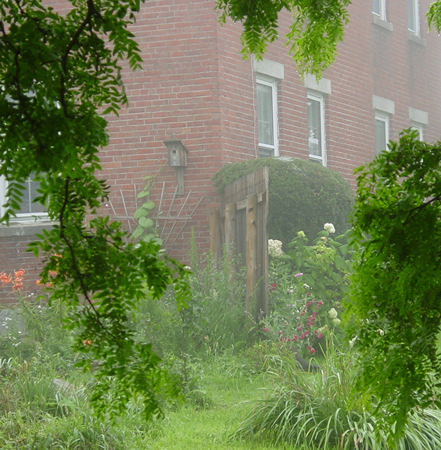
//> input picture tree2.png, 441 x 450 px
$ ./main   (built with g++ and OpenCV 4)
//> lines starting //> are read from the running program, lines starting //| are printed output that depends on the picture
### guidedfilter.h
#ifndef GUIDED_FILTER_H
#define GUIDED_FILTER_H

#include <opencv2/opencv.hpp>

class GuidedFilterImpl;

class GuidedFilter
{
public:
    GuidedFilter(const cv::Mat &I, int r, double eps);
    ~GuidedFilter();

    cv::Mat filter(const cv::Mat &p, int depth = -1) const;

private:
    GuidedFilterImpl *impl_;
};

cv::Mat guidedFilter(const cv::Mat &I, const cv::Mat &p, int r, double eps, int depth = -1);

#endif

### CAP.h
//
// Created by liuyang on 17-8-27.
//

#ifndef CAP_CAP_H
#define CAP_CAP_H

#include "opencv2/opencv.hpp"

void dehazing_CAP(const cv::Mat &Img, cv::Mat &J);

#endif //CAP_CAP_H

### guidedfilter.cpp
#include "guidedfilter.h"

static cv::Mat boxfilter(const cv::Mat &I, int r)
{
    cv::Mat result;
    cv::blur(I, result, cv::Size(r, r));
    return result;
}

static cv::Mat convertTo(const cv::Mat &mat, int depth)
{
    if (mat.depth() == depth)
        return mat;

    cv::Mat result;
    mat.convertTo(result, depth);
    return result;
}

class GuidedFilterImpl
{
public:
    virtual ~GuidedFilterImpl() {}

    cv::Mat filter(const cv::Mat &p, int depth);

protected:
    int Idepth;

private:
    virtual cv::Mat filterSingleChannel(const cv::Mat &p) const = 0;
};

class GuidedFilterMono : public GuidedFilterImpl
{
public:
    GuidedFilterMono(const cv::Mat &I, int r, double eps);

private:
    virtual cv::Mat filterSingleChannel(const cv::Mat &p) const;

private:
    int r;
    double eps;
    cv::Mat I, mean_I, var_I;
};

class GuidedFilterColor : public GuidedFilterImpl
{
public:
    GuidedFilterColor(const cv::Mat &I, int r, double eps);

private:
    virtual cv::Mat filterSingleChannel(const cv::Mat &p) const;

private:
    std::vector<cv::Mat> Ichannels;
    int r;
    double eps;
    cv::Mat mean_I_r, mean_I_g, mean_I_b;
    cv::Mat invrr, invrg, invrb, invgg, invgb, invbb;
};


cv::Mat GuidedFilterImpl::filter(const cv::Mat &p, int depth)
{
    cv::Mat p2 = convertTo(p, Idepth);

    cv::Mat result;
    if (p.channels() == 1)
    {
        result = filterSingleChannel(p2);
    }
    else
    {
        std::vector<cv::Mat> pc;
        cv::split(p2, pc);

        for (std::size_t i = 0; i < pc.size(); ++i)
            pc[i] = filterSingleChannel(pc[i]);

        cv::merge(pc, result);
    }

    return convertTo(result, depth == -1 ? p.depth() : depth);
}

// [28 lines left out: functions GuidedFilterMono, filterSingleChannel, not called in this run]

GuidedFilterColor::GuidedFilterColor(const cv::Mat &origI, int r, double eps) : r(r), eps(eps)
{
    cv::Mat I;
    if (origI.depth() == CV_32F || origI.depth() == CV_64F)
        I = origI.clone();
    else
        I = convertTo(origI, CV_32F);

    Idepth = I.depth();

    cv::split(I, Ichannels);

    mean_I_r = boxfilter(Ichannels[0], r);
    mean_I_g = boxfilter(Ichannels[1], r);
    mean_I_b = boxfilter(Ichannels[2], r);

    // variance of I in each local patch: the matrix Sigma in Eqn (14).
    // Note the variance in each local patch is a 3x3 symmetric matrix:
    //           rr, rg, rb
    //   Sigma = rg, gg, gb
    //           rb, gb, bb
    cv::Mat var_I_rr = boxfilter(Ichannels[0].mul(Ichannels[0]), r) - mean_I_r.mul(mean_I_r) + eps;
    cv::Mat var_I_rg = boxfilter(Ichannels[0].mul(Ichannels[1]), r) - mean_I_r.mul(mean_I_g);
    cv::Mat var_I_rb = boxfilter(Ichannels[0].mul(Ichannels[2]), r) - mean_I_r.mul(mean_I_b);
    cv::Mat var_I_gg = boxfilter(Ichannels[1].mul(Ichannels[1]), r) - mean_I_g.mul(mean_I_g) + eps;
    cv::Mat var_I_gb = boxfilter(Ichannels[1].mul(Ichannels[2]), r) - mean_I_g.mul(mean_I_b);
    cv::Mat var_I_bb = boxfilter(Ichannels[2].mul(Ichannels[2]), r) - mean_I_b.mul(mean_I_b) + eps;

    // Inverse of Sigma + eps * I
    invrr = var_I_gg.mul(var_I_bb) - var_I_gb.mul(var_I_gb);
    invrg = var_I_gb.mul(var_I_rb) - var_I_rg.mul(var_I_bb);
    invrb = var_I_rg.mul(var_I_gb) - var_I_gg.mul(var_I_rb);
    invgg = var_I_rr.mul(var_I_bb) - var_I_rb.mul(var_I_rb);
    invgb = var_I_rb.mul(var_I_rg) - var_I_rr.mul(var_I_gb);
    invbb = var_I_rr.mul(var_I_gg) - var_I_rg.mul(var_I_rg);

    cv::Mat covDet = invrr.mul(var_I_rr) + invrg.mul(var_I_rg) + invrb.mul(var_I_rb);

    invrr /= covDet;
    invrg /= covDet;
    invrb /= covDet;
    invgg /= covDet;
    invgb /= covDet;
    invbb /= covDet;
}

cv::Mat GuidedFilterColor::filterSingleChannel(const cv::Mat &p) const
{
    cv::Mat mean_p = boxfilter(p, r);

    cv::Mat mean_Ip_r = boxfilter(Ichannels[0].mul(p), r);
    cv::Mat mean_Ip_g = boxfilter(Ichannels[1].mul(p), r);
    cv::Mat mean_Ip_b = boxfilter(Ichannels[2].mul(p), r);

    // covariance of (I, p) in each local patch.
    cv::Mat cov_Ip_r = mean_Ip_r - mean_I_r.mul(mean_p);
    cv::Mat cov_Ip_g = mean_Ip_g - mean_I_g.mul(mean_p);
    cv::Mat cov_Ip_b = mean_Ip_b - mean_I_b.mul(mean_p);

    cv::Mat a_r = invrr.mul(cov_Ip_r) + invrg.mul(cov_Ip_g) + invrb.mul(cov_Ip_b);
    cv::Mat a_g = invrg.mul(cov_Ip_r) + invgg.mul(cov_Ip_g) + invgb.mul(cov_Ip_b);
    cv::Mat a_b = invrb.mul(cov_Ip_r) + invgb.mul(cov_Ip_g) + invbb.mul(cov_Ip_b);

    cv::Mat b = mean_p - a_r.mul(mean_I_r) - a_g.mul(mean_I_g) - a_b.mul(mean_I_b); // Eqn. (15) in the paper;

    return (boxfilter(a_r, r).mul(Ichannels[0])
          + boxfilter(a_g, r).mul(Ichannels[1])
          + boxfilter(a_b, r).mul(Ichannels[2])
          + boxfilter(b, r));  // Eqn. (16) in the paper;
}


GuidedFilter::GuidedFilter(const cv::Mat &I, int r, double eps)
{
    CV_Assert(I.channels() == 1 || I.channels() == 3);

    if (I.channels() == 1)
        impl_ = new GuidedFilterMono(I, 2 * r + 1, eps);
    else
        impl_ = new GuidedFilterColor(I, 2 * r + 1, eps);
}

GuidedFilter::~GuidedFilter()
{
    delete impl_;
}

cv::Mat GuidedFilter::filter(const cv::Mat &p, int depth) const
{
    return impl_->filter(p, depth);
}

cv::Mat guidedFilter(const cv::Mat &I, const cv::Mat &p, int r, double eps, int depth)
{
    return GuidedFilter(I, r, eps).filter(p, depth);
}

### CAP.cpp
#include <iostream>
#include <opencv2/opencv.hpp>
#include <vector>
#include <cmath>
#include <guidedfilter.h>
#include <ctime>
#include "CAP.h"

void calVSMap(const cv::Mat &I, int r, cv::Mat &dR, cv::Mat &dP){
    cv::Mat hsvI, fI;
    I.convertTo(fI, CV_32FC3);
    cv::cvtColor(fI/255.0, hsvI, cv::COLOR_BGR2HSV);

    std::vector<cv::Mat> hsv_vec;
    cv::split(hsvI, hsv_vec);
    cv::Mat output;
    cv::addWeighted(hsv_vec[1], -0.780245, hsv_vec[2], 0.959710, 0.121779, output);     //TODO
//    cv::addWeighted(hsv_vec[1], -1.2966, hsv_vec[2], 1.0267, 0.1893, output);
    dP = output;
    cv::Mat se = cv::getStructuringElement(cv::MORPH_RECT, cv::Size(r, r));
    cv::Mat outputRegion;
    cv::erode(output, outputRegion, se, cv::Point(-1,-1), 1, cv::BORDER_REFLECT);
    dR = outputRegion;
}

std::vector<double> estA(const cv::Mat &img, cv::Mat &Jdark){
    cv::Mat img_norm = img/255.0;
    double n_bright = ceil(img_norm.rows * img_norm.cols * 0.001);
    cv::Mat Jdark_val = Jdark.reshape(1, 1);
    cv::Mat Loc;
    cv::sortIdx(Jdark_val, Loc, CV_SORT_EVERY_ROW + CV_SORT_DESCENDING);

    cv::Mat Ics = img_norm.reshape(3, 1);
    cv::Mat Acand(1, n_bright, CV_32FC3);
    cv::Mat Amag(1, n_bright, CV_32F);
    for(int i = 0; i < n_bright; i++){
        float b = Ics.at<cv::Vec3f>(0, Loc.at<int>(0, i))[0];
        float g = Ics.at<cv::Vec3f>(0, Loc.at<int>(0, i))[1];
        float r = Ics.at<cv::Vec3f>(0, Loc.at<int>(0, i))[2];

        Acand.at<cv::Vec3f>(0, i)[0] = b;
        Acand.at<cv::Vec3f>(0, i)[1] = g;
        Acand.at<cv::Vec3f>(0, i)[2] = r;
        Amag.at<float>(0, i) = b*b + g*g + r*r;
    }

    cv::Mat Loc2;
    cv::sortIdx(Amag, Loc2, CV_SORT_EVERY_ROW + CV_SORT_DESCENDING);
    cv::Mat A_arr(1, std::min(20.0, n_bright), CV_32FC3);
    for(int i = 0; i < std::min(20.0, n_bright); i++){
        A_arr.at<cv::Vec3f>(0, i)[0] = Acand.at<cv::Vec3f>(0, Loc2.at<int>(0, i))[0];
        A_arr.at<cv::Vec3f>(0, i)[1] = Acand.at<cv::Vec3f>(0, Loc2.at<int>(0, i))[1];
        A_arr.at<cv::Vec3f>(0, i)[2] = Acand.at<cv::Vec3f>(0, Loc2.at<int>(0, i))[2];
    }

    std::vector<cv::Mat> A_vec;
    cv::split(A_arr, A_vec);
    double max1, max2, max3;
    cv::minMaxLoc(A_vec[0], NULL, &max1);
    cv::minMaxLoc(A_vec[1], NULL, &max2);
    cv::minMaxLoc(A_vec[2], NULL, &max3);

    std::vector<double> A(3);
    A[0] = max1;
    A[1] = max2;
    A[2] = max3;

    return A;
}

void dehazing_CAP(const cv::Mat &Img, cv::Mat &J){
    clock_t start = clock();

    cv::Mat I = Img;
    I.convertTo(I, CV_32FC3);
    cv::Mat dR(I.rows, I.cols, CV_32FC3);
    cv::Mat dP;
    int r = 15;
    double beta = 1.0;

    calVSMap(I, r, dR, dP);

    cv::Mat p = dP.clone();     //TODO
    double eps = 0.001;
    I.convertTo(I, CV_32FC3);
    cv::Mat refineDR = guidedFilter(I/255.0, p, r, eps);

    cv::Mat tR1, tR;
    cv::exp(-beta * refineDR, tR1);
    double t0 = 0.05;
    double t1 = 1;
    cv::Mat t = tR1.clone();
    for(int h = 0; h < t.rows; h++){
        for(int w = 0; w < t.cols; w++){
            if(t.at<float>(h, w) < t0)
                t.at<float>(h, w) = t0;
            else if(t.at<float>(h, w) > t1)
                t.at<float>(h, w) = t1;
        }
    }
    std::vector<cv::Mat> tR_vec;
    tR_vec.push_back(t);
    tR_vec.push_back(t);
    tR_vec.push_back(t);
    cv::merge(tR_vec, tR);

    std::vector<double> a;
    a = estA(I, dR);
    cv::Mat A(I.rows, I.cols, CV_32FC3, cv::Scalar(a[0], a[1], a[2]));

    cv::Mat J1, J2;
    I = I/255.0;
    cv::scaleAdd(A, -1, I, J1);
    cv::divide(J1, tR, J2);
    cv::add(J2, A, J);

    clock_t end = clock();
    std::cout << "Time is " << (float)(end - start) / CLOCKS_PER_SEC << "s" << std::endl;

//    cv::imshow("haze", I);
//    cv::imshow("dR", dR);
//    cv::imshow("refineDR", refineDR);
//    cv::imshow("transmission", tR);
//    cv::imshow("dehaze", J);
//    cv::waitKey(0);
}

### main.cpp
//
// Created by liuyang on 17-8-27.
//

#include "CAP.h"
#include "opencv2/opencv.hpp"

int main(){
    cv::Mat I = cv::imread("tree2.png", -1);
//> I is the input picture: 450 rows x 441 cols, CV_8UC3; mean B, G, R 82.7, 127.6, 113.2
    cv::Mat J;

    dehazing_CAP(I, J);
//> in calVSMap, `cv::cvtColor(fI/255.0, hsvI, cv::COLOR_BGR2HSV);`: hsvI: 450 rows x 441 cols, CV_32FC3; mean H, S, V 73.2, 0.4, 0.5
//> in GuidedFilterColor, `invbb /= covDet;`:
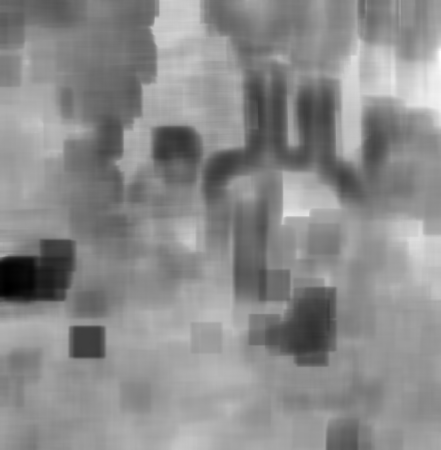
//> invbb: 450 rows x 441 cols, CV_32FC1; min 76.19, max 891.7, mean 522.3; drawn with min black and max white
//> in filterSingleChannel, `cv::Mat mean_p = boxfilter(p, r);`:
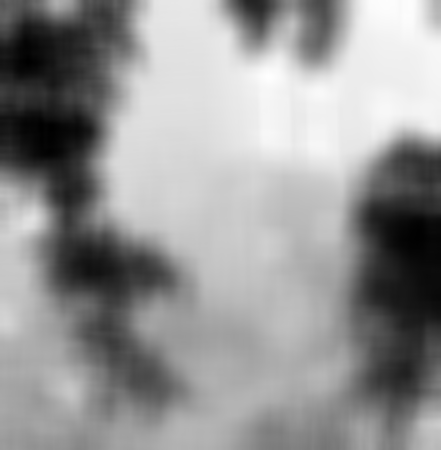
//> mean_p: 450 rows x 441 cols, CV_32FC1; min -0.428, max 0.761, mean 0.27; drawn with min black and max white
//> in filterSingleChannel, `cv::Mat mean_Ip_r = boxfilter(Ichannels[0].mul(p), r);`:
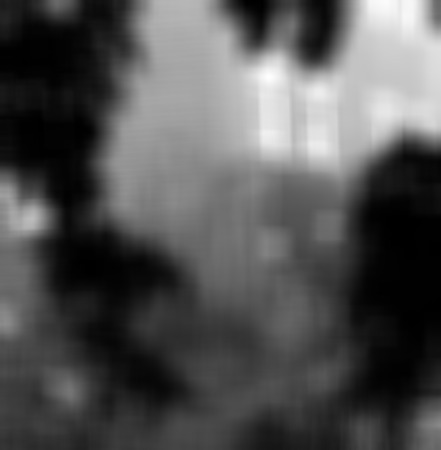
//> mean_Ip_r: 450 rows x 441 cols, CV_32FC1; min -0.00651, max 0.525, mean 0.166; drawn with min black and max white
//> in filterSingleChannel, `cv::Mat mean_Ip_b = boxfilter(Ichannels[2].mul(p), r);`:
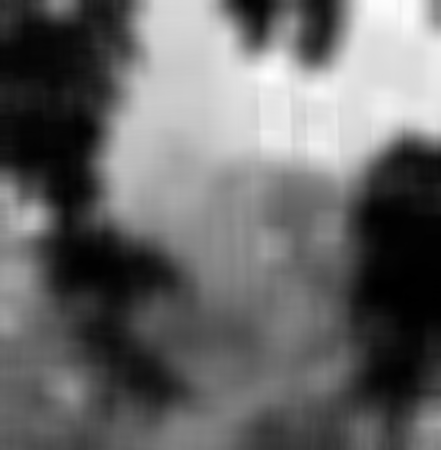
//> mean_Ip_b: 450 rows x 441 cols, CV_32FC1; min -0.0505, max 0.53, mean 0.188; drawn with min black and max white
//> in filterSingleChannel, `cv::Mat cov_Ip_b = mean_Ip_b - mean_I_b.mul(mean_p);`:
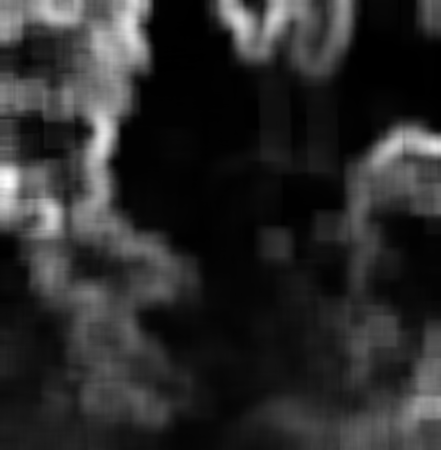
//> cov_Ip_b: 450 rows x 441 cols, CV_32FC1; min -0.000133, max 0.108, mean 0.0181; drawn with min black and max white
//> in filterSingleChannel, `cv::Mat a_r = invrr.mul(cov_Ip_r) + invrg.mul(cov_Ip_g) + invrb.mul(co..`:
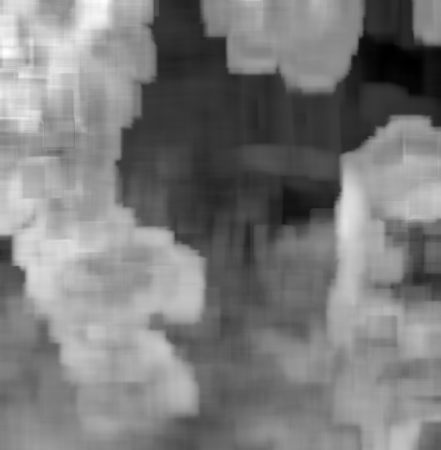
//> a_r: 450 rows x 441 cols, CV_32FC1; min 0.118, max 1.68, mean 0.875; drawn with min black and max white
//> in filterSingleChannel, `cv::Mat a_g = invrg.mul(cov_Ip_r) + invgg.mul(cov_Ip_g) + invgb.mul(co..`:
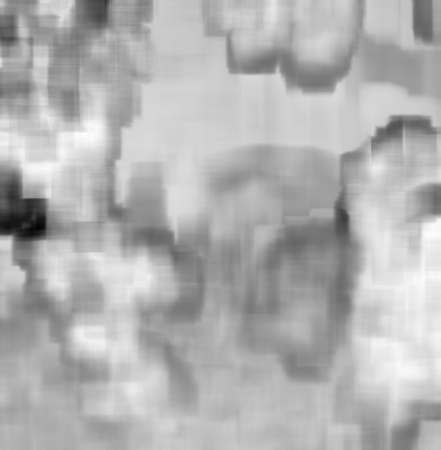
//> a_g: 450 rows x 441 cols, CV_32FC1; min -0.651, max 0.61, mean 0.229; drawn with min black and max white
//> the loop in estA, `for(int i = 0; i < n_bright; i++)` made 199 passes
//> (b, g, r) on passes 1 to 3: (0.737, 0.741, 0.706), (0.733, 0.745, 0.71), (0.741, 0.745, 0.706)
//> after the loop in estA, `for(int i = 0; i < n_bright; i++)`: Acand = 199 rows, first 8: [0.737, 0.741, 0.706], [0.733, 0.745, 0.71], [0.741, 0.745, 0.706], [0.737, 0.749, 0.714], [0.741, 0.745, 0.71], [0.729, 0.745, 0.722], [0.824, 0.851, 0.824], [0.859, 0.851, 0.82]; Amag = 199 values, max 2.24 at index 60, min 1.22 at index 184, mean 1.47
//> in estA, `cv::sortIdx(Amag, Loc2, CV_SORT_EVERY_ROW + CV_SORT_DESCENDING);`: Loc2 = 199 values, max 198 at index 154, min 0 at index 41, mean 99
//> in estA, `cv::minMaxLoc(A_vec[0], NULL, &max1);`: max1 = 0.878
//> in estA, `cv::minMaxLoc(A_vec[1], NULL, &max2);`: max2 = 0.867
//> in estA, `cv::minMaxLoc(A_vec[2], NULL, &max3);`: max3 = 0.847
//> in estA, `A[0] = max1;`: A = [0.878, 0, 0]
//> in estA, `A[1] = max2;`: A = [0.878, 0.867, 0]
//> in estA, `A[2] = max3;`: A = [0.878, 0.867, 0.847]

    cv::imshow("haze", I);
    cv::imshow("dehaze", J);
    cv::waitKey(0);
    return 0;
}
